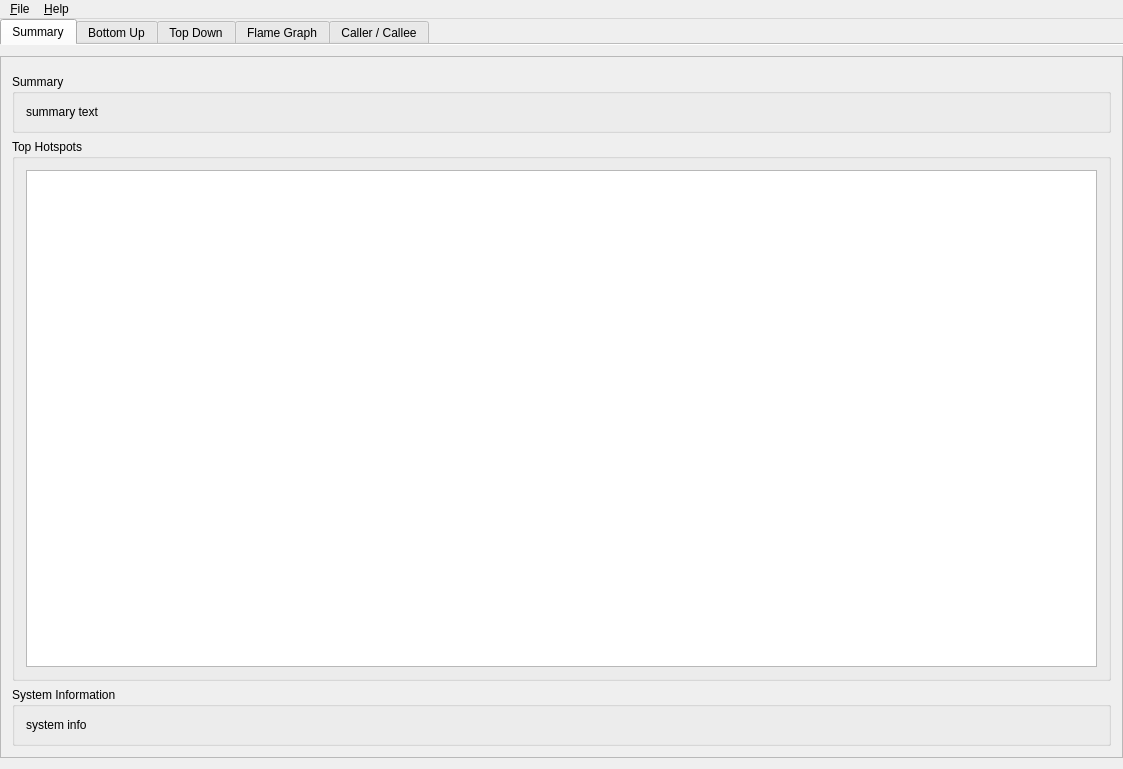
<?xml version="1.0" encoding="UTF-8"?>
<ui version="4.0">
 <class>MainWindow</class>
 <widget class="QMainWindow" name="MainWindow">
  <property name="geometry">
   <rect>
    <x>0</x>
    <y>0</y>
    <width>1123</width>
    <height>769</height>
   </rect>
  </property>
  <property name="windowTitle">
   <string>MainWindow</string>
  </property>
  <widget class="QWidget" name="centralWidget">
   <layout class="QVBoxLayout" name="verticalLayout_7" stretch="0">
    <property name="spacing">
     <number>0</number>
    </property>
    <property name="leftMargin">
     <number>0</number>
    </property>
    <property name="topMargin">
     <number>0</number>
    </property>
    <property name="rightMargin">
     <number>0</number>
    </property>
    <property name="bottomMargin">
     <number>0</number>
    </property>
    <item>
     <widget class="QStackedWidget" name="mainPageStack">
      <property name="sizePolicy">
       <sizepolicy hsizetype="MinimumExpanding" vsizetype="Preferred">
        <horstretch>0</horstretch>
        <verstretch>0</verstretch>
       </sizepolicy>
      </property>
      <property name="frameShadow">
       <enum>QFrame::Plain</enum>
      </property>
      <property name="lineWidth">
       <number>0</number>
      </property>
      <property name="currentIndex">
       <number>1</number>
      </property>
      <widget class="QWidget" name="startPage">
       <property name="sizePolicy">
        <sizepolicy hsizetype="Preferred" vsizetype="Preferred">
         <horstretch>0</horstretch>
         <verstretch>0</verstretch>
        </sizepolicy>
       </property>
       <layout class="QVBoxLayout" name="verticalLayout_9">
        <item>
         <widget class="QLabel" name="hotspotLogo">
          <property name="maximumSize">
           <size>
            <width>729</width>
            <height>16777215</height>
           </size>
          </property>
          <property name="text">
           <string/>
          </property>
          <property name="pixmap">
           <pixmap resource="resources.qrc">:/images/hotspot_logo.png</pixmap>
          </property>
          <property name="alignment">
           <set>Qt::AlignCenter</set>
          </property>
         </widget>
        </item>
        <item>
         <widget class="QLabel" name="welcomeText">
          <property name="sizePolicy">
           <sizepolicy hsizetype="Minimum" vsizetype="Preferred">
            <horstretch>0</horstretch>
            <verstretch>0</verstretch>
           </sizepolicy>
          </property>
          <property name="maximumSize">
           <size>
            <width>729</width>
            <height>16777215</height>
           </size>
          </property>
          <property name="text">
           <string>Welcome to Hotspot, the application performance profiler for Linux</string>
          </property>
          <property name="alignment">
           <set>Qt::AlignCenter</set>
          </property>
          <property name="margin">
           <number>0</number>
          </property>
         </widget>
        </item>
        <item>
         <spacer name="verticalSpacer">
          <property name="orientation">
           <enum>Qt::Vertical</enum>
          </property>
          <property name="sizeHint" stdset="0">
           <size>
            <width>20</width>
            <height>40</height>
           </size>
          </property>
         </spacer>
        </item>
        <item alignment="Qt::AlignVCenter">
         <widget class="QStackedWidget" name="loadStack">
          <property name="currentIndex">
           <number>0</number>
          </property>
          <widget class="QWidget" name="openFilePage">
           <layout class="QVBoxLayout" name="verticalLayout_10">
            <item alignment="Qt::AlignHCenter">
             <widget class="QPushButton" name="openFileButton">
              <property name="minimumSize">
               <size>
                <width>150</width>
                <height>30</height>
               </size>
              </property>
              <property name="maximumSize">
               <size>
                <width>150</width>
                <height>16777215</height>
               </size>
              </property>
              <property name="toolTip">
               <string>Open a perf.data file</string>
              </property>
              <property name="text">
               <string>Open File</string>
              </property>
              <property name="icon">
               <iconset theme="document-open">
                <normaloff>.</normaloff>.</iconset>
              </property>
              <property name="iconSize">
               <size>
                <width>20</width>
                <height>20</height>
               </size>
              </property>
              <property name="flat">
               <bool>false</bool>
              </property>
             </widget>
            </item>
            <item>
             <widget class="QLabel" name="loadingResultsErrorLabel">
              <property name="text">
               <string/>
              </property>
              <property name="alignment">
               <set>Qt::AlignCenter</set>
              </property>
             </widget>
            </item>
           </layout>
          </widget>
          <widget class="QWidget" name="parseProgressPage">
           <layout class="QVBoxLayout" name="verticalLayout_8">
            <item alignment="Qt::AlignHCenter">
             <widget class="QProgressBar" name="openFileProgressBar">
              <property name="minimumSize">
               <size>
                <width>150</width>
                <height>0</height>
               </size>
              </property>
              <property name="maximumSize">
               <size>
                <width>150</width>
                <height>16777215</height>
               </size>
              </property>
              <property name="maximum">
               <number>0</number>
              </property>
              <property name="value">
               <number>-1</number>
              </property>
              <property name="alignment">
               <set>Qt::AlignCenter</set>
              </property>
             </widget>
            </item>
            <item alignment="Qt::AlignHCenter|Qt::AlignVCenter">
             <widget class="QLabel" name="loadingResultsLabel">
              <property name="text">
               <string>Loading Results...</string>
              </property>
              <property name="alignment">
               <set>Qt::AlignCenter</set>
              </property>
             </widget>
            </item>
           </layout>
          </widget>
         </widget>
        </item>
        <item>
         <spacer name="verticalSpacer_2">
          <property name="orientation">
           <enum>Qt::Vertical</enum>
          </property>
          <property name="sizeHint" stdset="0">
           <size>
            <width>20</width>
            <height>40</height>
           </size>
          </property>
         </spacer>
        </item>
       </layout>
      </widget>
      <widget class="QWidget" name="resultsPage">
       <layout class="QVBoxLayout" name="verticalLayout_5">
        <property name="leftMargin">
         <number>0</number>
        </property>
        <property name="topMargin">
         <number>0</number>
        </property>
        <property name="rightMargin">
         <number>0</number>
        </property>
        <property name="bottomMargin">
         <number>0</number>
        </property>
        <item>
         <widget class="QTabWidget" name="resultsTabWidget">
          <property name="currentIndex">
           <number>0</number>
          </property>
          <property name="documentMode">
           <bool>true</bool>
          </property>
          <widget class="QWidget" name="summaryTab">
           <property name="toolTip">
            <string>Summary of the profile data analysis.</string>
           </property>
           <attribute name="title">
            <string>Summary</string>
           </attribute>
           <layout class="QVBoxLayout" name="verticalLayout_6">
            <property name="leftMargin">
             <number>0</number>
            </property>
            <property name="rightMargin">
             <number>0</number>
            </property>
            <item>
             <widget class="QScrollArea" name="summaryScrollArea">
              <property name="widgetResizable">
               <bool>true</bool>
              </property>
              <widget class="QWidget" name="summaryScrollAreaWidgetContents">
               <property name="geometry">
                <rect>
                 <x>0</x>
                 <y>0</y>
                 <width>1121</width>
                 <height>682</height>
                </rect>
               </property>
               <layout class="QVBoxLayout" name="verticalLayout_11">
                <item>
                 <widget class="KMessageWidget" name="lostMessage">
                  <property name="toolTip">
                   <string>Too much data was generated during the profile and some events got lost. Try to reduce the event load or increase the memory caches.</string>
                  </property>
                  <property name="text" stdset="0">
                   <string notr="true">Lost messages</string>
                  </property>
                 </widget>
                </item>
                <item>
                 <widget class="QGroupBox" name="summaryGroupBox">
                  <property name="title">
                   <string>Summary</string>
                  </property>
                  <layout class="QFormLayout" name="formLayout_3">
                   <item row="0" column="0">
                    <widget class="QLabel" name="summaryLabel">
                     <property name="toolTip">
                      <string notr="true"/>
                     </property>
                     <property name="statusTip">
                      <string notr="true"/>
                     </property>
                     <property name="whatsThis">
                      <string notr="true"/>
                     </property>
                     <property name="accessibleName">
                      <string notr="true"/>
                     </property>
                     <property name="accessibleDescription">
                      <string notr="true"/>
                     </property>
                     <property name="text">
                      <string notr="true">summary text</string>
                     </property>
                     <property name="textInteractionFlags">
                      <set>Qt::LinksAccessibleByMouse|Qt::TextSelectableByMouse</set>
                     </property>
                    </widget>
                   </item>
                  </layout>
                 </widget>
                </item>
                <item>
                 <widget class="QGroupBox" name="groupBox_2">
                  <property name="toolTip">
                   <string>The hotspots found in the profile, i.e. the code that contributed the most samples.</string>
                  </property>
                  <property name="title">
                   <string>Top Hotspots</string>
                  </property>
                  <layout class="QVBoxLayout" name="verticalLayout_3">
                   <item>
                    <widget class="QTreeView" name="topHotspotsTableView">
                     <property name="alternatingRowColors">
                      <bool>true</bool>
                     </property>
                     <property name="rootIsDecorated">
                      <bool>false</bool>
                     </property>
                     <property name="uniformRowHeights">
                      <bool>true</bool>
                     </property>
                    </widget>
                   </item>
                  </layout>
                 </widget>
                </item>
                <item>
                 <widget class="QGroupBox" name="systemInfoGroupBox">
                  <property name="title">
                   <string>System Information</string>
                  </property>
                  <layout class="QFormLayout" name="formLayout">
                   <item row="0" column="0">
                    <widget class="QLabel" name="systemInfoLabel">
                     <property name="toolTip">
                      <string notr="true"/>
                     </property>
                     <property name="statusTip">
                      <string notr="true"/>
                     </property>
                     <property name="whatsThis">
                      <string notr="true"/>
                     </property>
                     <property name="accessibleName">
                      <string notr="true"/>
                     </property>
                     <property name="accessibleDescription">
                      <string notr="true"/>
                     </property>
                     <property name="text">
                      <string notr="true">system info</string>
                     </property>
                     <property name="textInteractionFlags">
                      <set>Qt::LinksAccessibleByMouse|Qt::TextSelectableByMouse</set>
                     </property>
                    </widget>
                   </item>
                  </layout>
                 </widget>
                </item>
               </layout>
              </widget>
             </widget>
            </item>
           </layout>
          </widget>
          <widget class="QWidget" name="bottomUpTab">
           <property name="toolTip">
            <string>Inspect the profile data samples in an aggregated view, showing the bottom-up call-graph tree.</string>
           </property>
           <attribute name="title">
            <string>Bottom Up</string>
           </attribute>
           <layout class="QVBoxLayout" name="bottomUpVerticalLayout">
            <property name="leftMargin">
             <number>0</number>
            </property>
            <property name="topMargin">
             <number>0</number>
            </property>
            <property name="rightMargin">
             <number>0</number>
            </property>
            <property name="bottomMargin">
             <number>0</number>
            </property>
            <item>
             <widget class="KFilterProxySearchLine" name="bottomUpSearch" native="true">
              <property name="toolTip">
               <string>Filter the call graph tree.</string>
              </property>
             </widget>
            </item>
            <item>
             <widget class="QTreeView" name="bottomUpTreeView">
              <property name="alternatingRowColors">
               <bool>true</bool>
              </property>
              <property name="uniformRowHeights">
               <bool>true</bool>
              </property>
              <property name="sortingEnabled">
               <bool>true</bool>
              </property>
             </widget>
            </item>
           </layout>
          </widget>
          <widget class="QWidget" name="topDownTab">
           <property name="toolTip">
            <string>Inspect the profile data samples in an aggregated view, showing the top-down call-graph tree.</string>
           </property>
           <attribute name="title">
            <string>Top Down</string>
           </attribute>
           <layout class="QVBoxLayout" name="verticalLayout_2">
            <property name="leftMargin">
             <number>0</number>
            </property>
            <property name="topMargin">
             <number>0</number>
            </property>
            <property name="rightMargin">
             <number>0</number>
            </property>
            <property name="bottomMargin">
             <number>0</number>
            </property>
            <item>
             <widget class="KFilterProxySearchLine" name="topDownSearch" native="true">
              <property name="toolTip">
               <string>Filter the call graph tree.</string>
              </property>
             </widget>
            </item>
            <item>
             <widget class="QTreeView" name="topDownTreeView">
              <property name="alternatingRowColors">
               <bool>true</bool>
              </property>
              <property name="uniformRowHeights">
               <bool>true</bool>
              </property>
              <property name="sortingEnabled">
               <bool>true</bool>
              </property>
             </widget>
            </item>
           </layout>
          </widget>
          <widget class="QWidget" name="flameGraphTab">
           <property name="toolTip">
            <string>Visualize the aggregated call-graph profile data in flame graph.</string>
           </property>
           <attribute name="title">
            <string>Flame Graph</string>
           </attribute>
           <layout class="QVBoxLayout" name="verticalLayout">
            <property name="leftMargin">
             <number>0</number>
            </property>
            <property name="topMargin">
             <number>0</number>
            </property>
            <property name="rightMargin">
             <number>0</number>
            </property>
            <property name="bottomMargin">
             <number>0</number>
            </property>
            <item>
             <widget class="FlameGraph" name="flameGraph" native="true"/>
            </item>
           </layout>
          </widget>
          <widget class="QWidget" name="callerCalleeTab">
           <property name="toolTip">
            <string>Show the profile data in a flat aggregated caller/callee table view.</string>
           </property>
           <attribute name="title">
            <string>Caller / Callee</string>
           </attribute>
           <layout class="QVBoxLayout" name="verticalLayout_4">
            <property name="leftMargin">
             <number>0</number>
            </property>
            <property name="topMargin">
             <number>0</number>
            </property>
            <property name="rightMargin">
             <number>0</number>
            </property>
            <property name="bottomMargin">
             <number>0</number>
            </property>
            <item>
             <widget class="KFilterProxySearchLine" name="callerCalleeFilter" native="true"/>
            </item>
            <item>
             <widget class="QSplitter" name="splitter_2">
              <property name="orientation">
               <enum>Qt::Vertical</enum>
              </property>
              <widget class="QTreeView" name="callerCalleeTableView">
               <property name="alternatingRowColors">
                <bool>true</bool>
               </property>
               <property name="rootIsDecorated">
                <bool>false</bool>
               </property>
               <property name="uniformRowHeights">
                <bool>true</bool>
               </property>
               <property name="sortingEnabled">
                <bool>true</bool>
               </property>
              </widget>
              <widget class="QSplitter" name="splitter">
               <property name="orientation">
                <enum>Qt::Horizontal</enum>
               </property>
               <widget class="QTreeView" name="callersView">
                <property name="alternatingRowColors">
                 <bool>true</bool>
                </property>
                <property name="rootIsDecorated">
                 <bool>false</bool>
                </property>
                <property name="uniformRowHeights">
                 <bool>true</bool>
                </property>
                <property name="sortingEnabled">
                 <bool>true</bool>
                </property>
               </widget>
               <widget class="QTreeView" name="calleesView">
                <property name="alternatingRowColors">
                 <bool>true</bool>
                </property>
                <property name="rootIsDecorated">
                 <bool>false</bool>
                </property>
                <property name="uniformRowHeights">
                 <bool>true</bool>
                </property>
                <property name="sortingEnabled">
                 <bool>true</bool>
                </property>
               </widget>
              </widget>
             </widget>
            </item>
           </layout>
          </widget>
         </widget>
        </item>
       </layout>
      </widget>
     </widget>
    </item>
   </layout>
  </widget>
  <widget class="QMenuBar" name="menuBar">
   <property name="enabled">
    <bool>true</bool>
   </property>
   <property name="geometry">
    <rect>
     <x>0</x>
     <y>0</y>
     <width>1123</width>
     <height>25</height>
    </rect>
   </property>
   <widget class="QMenu" name="helpMenu">
    <property name="title">
     <string>&amp;Help</string>
    </property>
    <addaction name="actionAbout_Hotspot"/>
    <addaction name="actionAbout_KDAB"/>
    <addaction name="actionAbout_Qt"/>
   </widget>
   <widget class="QMenu" name="fileMenu">
    <property name="title">
     <string>&amp;File</string>
    </property>
   </widget>
   <addaction name="fileMenu"/>
   <addaction name="helpMenu"/>
  </widget>
  <action name="actionAbout_Hotspot">
   <property name="text">
    <string>About &amp;Hotspot</string>
   </property>
  </action>
  <action name="actionAbout_KDAB">
   <property name="icon">
    <iconset resource="resources.qrc">
     <normaloff>:/images/kdablogo.png</normaloff>:/images/kdablogo.png</iconset>
   </property>
   <property name="text">
    <string>About &amp;KDAB</string>
   </property>
  </action>
  <action name="actionAbout_Qt">
   <property name="icon">
    <iconset resource="resources.qrc">
     <normaloff>:/images/qtlogo.png</normaloff>:/images/qtlogo.png</iconset>
   </property>
   <property name="text">
    <string>About &amp;Qt</string>
   </property>
  </action>
 </widget>
 <layoutdefault spacing="6" margin="11"/>
 <customwidgets>
  <customwidget>
   <class>KMessageWidget</class>
   <extends>QFrame</extends>
   <header>kmessagewidget.h</header>
   <container>1</container>
  </customwidget>
  <customwidget>
   <class>FlameGraph</class>
   <extends>QWidget</extends>
   <header>flamegraph.h</header>
   <container>1</container>
  </customwidget>
  <customwidget>
   <class>KFilterProxySearchLine</class>
   <extends>QWidget</extends>
   <header>kfilterproxysearchline.h</header>
  </customwidget>
 </customwidgets>
 <resources>
  <include location="resources.qrc"/>
 </resources>
 <connections/>
</ui>
